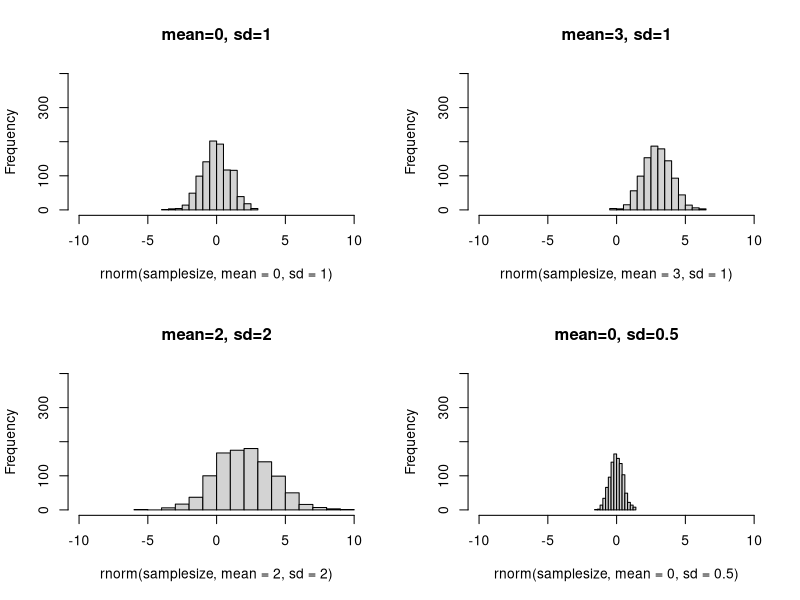
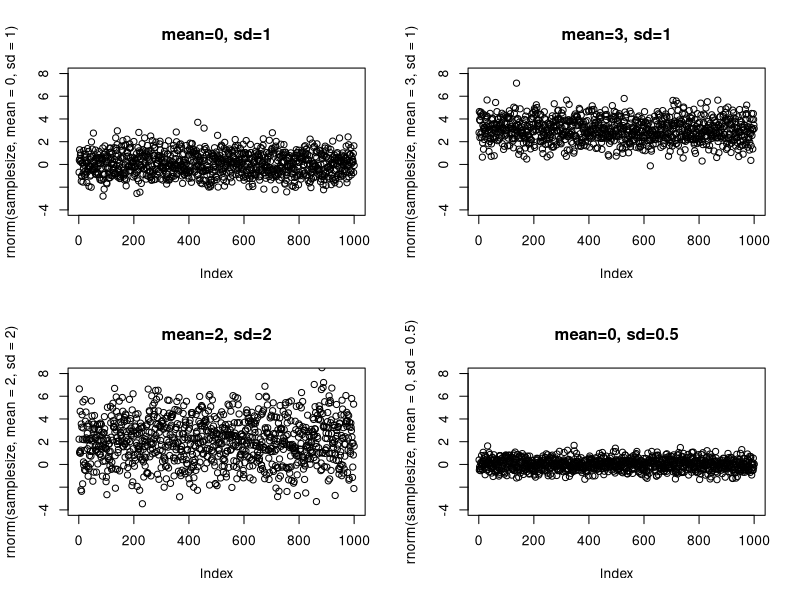

Generate these figures, in order, with R:
library(ggplot2,rmarkdown)
samplesize = 1E3
# xlim=c(-6,6),ylim=c(0,400)

par(mfrow=c(2,2), ask=TRUE)
hist(rnorm(samplesize, mean=0, sd=1), main='mean=0, sd=1',xlim=c(-10,10),ylim=c(0,400))
hist(rnorm(samplesize, mean=3, sd=1), main='mean=3, sd=1', xlim=c(-10,10),ylim=c(0,400))
hist(rnorm(samplesize, mean=2, sd=2), main='mean=2, sd=2', xlim=c(-10,10),ylim=c(0,400))
hist(rnorm(samplesize, mean=0, sd=0.5), main='mean=0, sd=0.5', xlim=c(-10,10),ylim=c(0,400))

plot(rnorm(samplesize, mean=0, sd=1), main='mean=0, sd=1',ylim=c(-4,8))
plot(rnorm(samplesize, mean=3, sd=1), main='mean=3, sd=1', ylim=c(-4,8))
plot(rnorm(samplesize, mean=2, sd=2), main='mean=2, sd=2', ylim=c(-4,8))
plot(rnorm(samplesize, mean=0, sd=0.5), main='mean=0, sd=0.5',ylim=c(-4,8))

